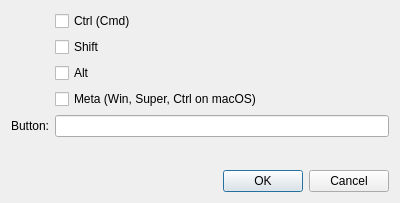
<?xml version="1.0" encoding="UTF-8"?>
<ui version="4.0">
 <class>Dialog</class>
 <widget class="QDialog" name="Dialog">
  <property name="geometry">
   <rect>
    <x>0</x>
    <y>0</y>
    <width>400</width>
    <height>203</height>
   </rect>
  </property>
  <property name="windowTitle">
   <string>Dialog</string>
  </property>
  <layout class="QGridLayout" name="gridLayout">
   <item row="0" column="0">
    <layout class="QFormLayout" name="formLayout">
     <item row="4" column="0">
      <widget class="QLabel" name="label">
       <property name="text">
        <string>Button:</string>
       </property>
      </widget>
     </item>
     <item row="0" column="1">
      <widget class="QCheckBox" name="cb_ctrl">
       <property name="text">
        <string>Ctrl (Cmd)</string>
       </property>
      </widget>
     </item>
     <item row="1" column="1">
      <widget class="QCheckBox" name="cb_shift">
       <property name="text">
        <string>Shift</string>
       </property>
      </widget>
     </item>
     <item row="2" column="1">
      <widget class="QCheckBox" name="cb_alt">
       <property name="text">
        <string>Alt</string>
       </property>
      </widget>
     </item>
     <item row="3" column="1">
      <widget class="QCheckBox" name="cb_metasuper">
       <property name="text">
        <string>Meta (Win, Super, Ctrl on macOS)</string>
       </property>
      </widget>
     </item>
     <item row="4" column="1">
      <widget class="QLineEdit" name="le_key"/>
     </item>
    </layout>
   </item>
   <item row="1" column="0">
    <widget class="QDialogButtonBox" name="buttonBox">
     <property name="orientation">
      <enum>Qt::Horizontal</enum>
     </property>
     <property name="standardButtons">
      <set>QDialogButtonBox::Cancel|QDialogButtonBox::Ok</set>
     </property>
    </widget>
   </item>
  </layout>
 </widget>
 <resources/>
 <connections>
  <connection>
   <sender>buttonBox</sender>
   <signal>accepted()</signal>
   <receiver>Dialog</receiver>
   <slot>accept()</slot>
   <hints>
    <hint type="sourcelabel">
     <x>248</x>
     <y>254</y>
    </hint>
    <hint type="destinationlabel">
     <x>157</x>
     <y>274</y>
    </hint>
   </hints>
  </connection>
  <connection>
   <sender>buttonBox</sender>
   <signal>rejected()</signal>
   <receiver>Dialog</receiver>
   <slot>reject()</slot>
   <hints>
    <hint type="sourcelabel">
     <x>316</x>
     <y>260</y>
    </hint>
    <hint type="destinationlabel">
     <x>286</x>
     <y>274</y>
    </hint>
   </hints>
  </connection>
 </connections>
</ui>
